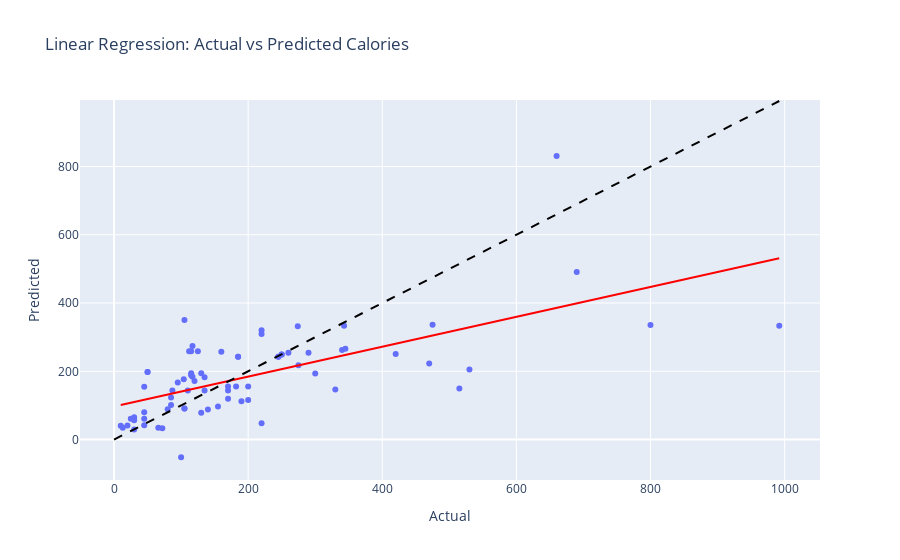

The cell this chart's notebook holds for it:
### Markdown cell above
## Regression Model Visualizations
Visualizes actual vs. predicted nutrient values for Linear Regression and Random Forest models on the test set to assess prediction accuracy.

### Code cell
# Prepare Data for Visualization
y_test_df = pd.DataFrame(y_test, columns=features)
lr_pred_df = pd.DataFrame(lr_pred, columns=features)
rf_pred_df = pd.DataFrame(rf_pred, columns=features)

# Scatter Plots: Actual vs Predicted for Each Nutrient
for nutrient in features:
    # Linear Regression
    fig = px.scatter(x=y_test_df[nutrient], y=lr_pred_df[nutrient], 
                     labels={'x': 'Actual', 'y': 'Predicted'},
                     title=f'Linear Regression: Actual vs Predicted {nutrient}',
                     trendline='ols', trendline_color_override='red')
    fig.add_shape(type='line', x0=0, y0=0, x1=max(y_test_df[nutrient].max(), lr_pred_df[nutrient].max()), 
                  y1=max(y_test_df[nutrient].max(), lr_pred_df[nutrient].max()), line=dict(color='black', dash='dash'))
    fig.show()
    
    # Random Forest
    fig = px.scatter(x=y_test_df[nutrient], y=rf_pred_df[nutrient], 
                     labels={'x': 'Actual', 'y': 'Predicted'},
                     title=f'Random Forest: Actual vs Predicted {nutrient}',
                     trendline='ols', trendline_color_override='red')
    fig.add_shape(type='line', x0=0, y0=0, x1=max(y_test_df[nutrient].max(), rf_pred_df[nutrient].max()), 
                  y1=max(y_test_df[nutrient].max(), rf_pred_df[nutrient].max()), line=dict(color='black', dash='dash'))
    fig.show()

# Bar Plot: MSE Comparison
mse_data = pd.DataFrame({
    'Nutrient': features * 2,
    'MSE': list(lr_mse) + list(rf_mse),
    'Model': ['Linear Regression'] * 4 + ['Random Forest'] * 4
})
fig = px.bar(mse_data, x='Nutrient', y='MSE', color='Model', barmode='group',
             title='Mean Squared Error Comparison: Linear Regression vs Random Forest')
fig.show()

### Figure 1 — Plotly figure (JSON) as saved in the notebook; plotly's stock layout.template omitted (floating-point values rounded to 4 significant figures)
{"data": [{"hovertemplate": "Actual=%{x}<br>Predicted=%{y}<extra></extra>", "legendgroup": "", "marker": {"color": "#636efa", "symbol": "circle"}, "mode": "markers", "name": "", "orientation": "v", "showlegend": false, "type": "scatter", "x": [220, 992, 275, 343, 290, 117, 200, 45, 104, 30, 475, 125, 420, 185, 120, 340, 660, 105, 112, 45, 690, 130, 87, 250, 190, 10, 100, 85, 95, 220, 105, 30, 470, 220, 50, 170, 260, 105, 155, 530, 115, 200, 800, 117, 20, 13, 170, 245, 515, 245, 250, 80, 135, 130, 30, 110, 25, 345, 72, 135, 66, 45, 182, 185, 115, 170, 115, 50, 300, 160, 140, 330, 45, 274, 85], "xaxis": "x", "y": [47.64, 333.8, 217.5, 333.6, 254.1, 274.1, 155.6, 42.15, 176.5, 65.56, 336.4, 258.9, 250.7, 242.4, 171.8, 262.4, 830.9, 350.5, 258.9, 80.22, 490.7, 78.85, 143.9, 249.0, 112.1, 40.46, -51.84, 101.5, 166.9, 320.3, 91.12, 56.81, 222.9, 309.1, 198.1, 119.2, 254.1, 91.12, 96.64, 205.3, 194.4, 116.0, 335.4, 184.3, 41.2, 34.35, 143.9, 242.4, 149.6, 242.4, 249.0, 88.84, 182.8, 194.4, 29.33, 143.9, 60.71, 265.9, 33.23, 143.9, 34.35, 154.6, 155.6, 242.4, 258.9, 155.6, 188.2, 198.1, 193.2, 257.0, 88.02, 146.4, 60.71, 332.0, 123.1], "yaxis": "y"}, {"hovertemplate": "<b>OLS trendline</b><br>y = 0.438176 * x + 96.7616<br>R<sup>2</sup>=0.424335<br><br>Actual=%{x}<br>Predicted=%{y} <b>(trend)</b><extra></extra>", "legendgroup": "", "line": {"color": "red"}, "marker": {"color": "#636efa", "symbol": "circle"}, "mode": "lines", "name": "", "showlegend": false, "type": "scatter", "x": [10, 13, 20, 25, 30, 30, 30, 45, 45, 45, 45, 50, 50, 66, 72, 80, 85, 85, 87, 95, 100, 104, 105, 105, 105, 110, 112, 115, 115, 115, 117, 117, 120, 125, 130, 130, 135, 135, 140, 155, 160, 170, 170, 170, 182, 185, 185, 190, 200, 200, 220, 220, 220, 245, 245, 250, 250, 260, 274, 275, 290, 300, 330, 340, 343, 345, 420, 470, 475, 515, 530, 660, 690, 800, 992], "xaxis": "x", "y": [101.1, 102.5, 105.5, 107.7, 109.9, 109.9, 109.9, 116.5, 116.5, 116.5, 116.5, 118.7, 118.7, 125.7, 128.3, 131.8, 134.0, 134.0, 134.9, 138.4, 140.6, 142.3, 142.8, 142.8, 142.8, 145.0, 145.8, 147.2, 147.2, 147.2, 148.0, 148.0, 149.3, 151.5, 153.7, 153.7, 155.9, 155.9, 158.1, 164.7, 166.9, 171.3, 171.3, 171.3, 176.5, 177.8, 177.8, 180.0, 184.4, 184.4, 193.2, 193.2, 193.2, 204.1, 204.1, 206.3, 206.3, 210.7, 216.8, 217.3, 223.8, 228.2, 241.4, 245.7, 247.1, 247.9, 280.8, 302.7, 304.9, 322.4, 329.0, 386.0, 399.1, 447.3, 531.4], "yaxis": "y"}], "layout": {"autosize": true, "legend": {"tracegroupgap": 0}, "shapes": [{"line": {"color": "black", "dash": "dash"}, "type": "line", "x0": 0, "x1": 992, "y0": 0, "y1": 992}], "title": {"text": "Linear Regression: Actual vs Predicted Calories"}, "xaxis": {"anchor": "y", "autorange": true, "domain": [0, 1], "range": [-50.18, 1052.0], "title": {"text": "Actual"}, "type": "linear"}, "yaxis": {"anchor": "x", "autorange": true, "domain": [0, 1], "range": [-131.9, 998.3], "title": {"text": "Predicted"}, "type": "linear"}}}
